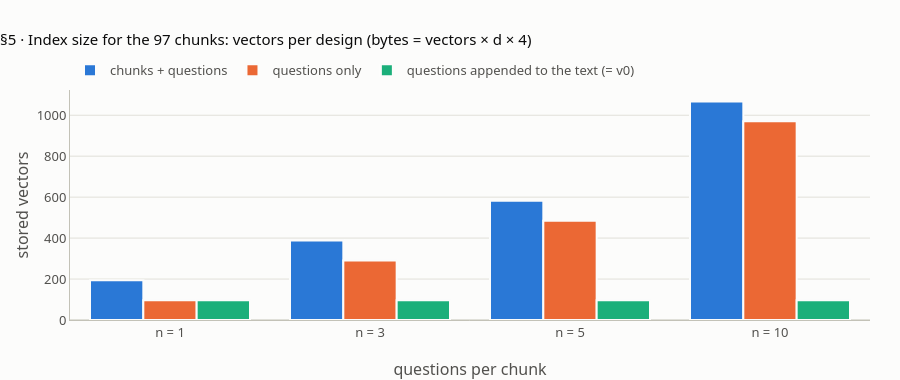

Notebook cell for this chart:
### Markdown cell above
## 5 · Three designs, one parent table

**What this rebuilds** (lesson step 5, K4). Every stored vector points to a row of a parent table: `vectors[i] → (kind, parent_id, question_text)`. Three designs:
- **chunks + questions** (document augmentation): 97 chunk vectors plus n question vectors per chunk, `N·(1+n)`;
- **questions only** (HyPE): `N·n`;
- **questions appended to the chunk text** (doc2query, LlamaIndex's extractor as metadata): still 97 vectors.

Bytes are `vectors × d × 4` (float32), at Cohere's 1,536 numbers and MiniLM's 384. C3's v0 index file is 596,096 bytes (128 header bytes + 97 × 1,536 × 4).

### Code cell
SIZES = {n: (N * (1 + n), N * n) for n in NS}
check("§5 vectors, chunks + questions, n = 1, 3, 5, 10 (K4)", [SIZES[n][0] for n in NS], [194, 388, 582, 1067])
check("§5 vectors, questions only, n = 1, 3, 5, 10 (K4)", [SIZES[n][1] for n in NS], [97, 291, 485, 970])
check("§5 multiples of the 97-vector index at n = 5: chunks + q, q only (K4)", [SIZES[5][0] / N, SIZES[5][1] / N], [6, 5])
check("§5 bytes, chunks + questions at 1,536-d (K4)", [SIZES[n][0] * 1536 * 4 for n in NS], [1191936, 2383872, 3575808, 6555648])
check("§5 bytes, chunks + questions at 384-d (K4)", [SIZES[n][0] * 384 * 4 for n in NS], [297984, 595968, 893952, 1638912])
check("§5 bytes at n = 5, questions only, 1,536-d (K4; I6-A-01)", SIZES[5][1] * 1536 * 4, 2979840)
check("§5 C3 baseline file 128 + 97 x 1536 x 4; the appended-text design at 1,536-d (K4)", [128 + N * 1536 * 4, N * 1536 * 4], [596096, 595968])

# the parent table for chunks + questions at n = 5
TABLE = [("chunk", p, None) for p in range(N)] + [("question", p, QS[p][j]) for p in range(N) for j in range(5)]
check("§5 parent table at n = 5: rows; chunk rows, question rows; every parent_id is a chunk seq",
      [len(TABLE), sum(t[0] == "chunk" for t in TABLE), sum(t[0] == "question" for t in TABLE), {t[1] for t in TABLE} == set(range(N))],
      [582, 97, 485, True])
if MODELS_OK:
    _, ow5, kd5, qt5 = mv_scores(QV["D-002"], 5, "chunks+q")
    check("§5 the search code's vector order matches the parent table", [list(zip(kd5, ow5.tolist(), qt5)) == TABLE], [True])
print("   rows 97..99 of the table:", TABLE[97:100])

fig = go.Figure()
xs = [f"n = {n}" for n in NS]
fig.add_bar(x=xs, y=[SIZES[n][0] for n in NS], name="chunks + questions", marker=dict(color=BLUE, line=dict(width=2, color=SURFACE)),
            customdata=[f"{SIZES[n][0] * 1536 * 4:,}" for n in NS], hovertemplate="%{x}: %{y} vectors, %{customdata} bytes at 1,536-d<extra>chunks + questions</extra>")
fig.add_bar(x=xs, y=[SIZES[n][1] for n in NS], name="questions only", marker=dict(color=ORANGE, line=dict(width=2, color=SURFACE)),
            customdata=[f"{SIZES[n][1] * 1536 * 4:,}" for n in NS], hovertemplate="%{x}: %{y} vectors, %{customdata} bytes at 1,536-d<extra>questions only</extra>")
fig.add_bar(x=xs, y=[N] * len(NS), name="questions appended to the text (= v0)", marker=dict(color=AQUA, line=dict(width=2, color=SURFACE)),
            hovertemplate="%{x}: %{y} vectors<extra>appended text</extra>")
fig.update_layout(title="§5 · Index size for the 97 chunks: vectors per design (bytes = vectors × d × 4)", barmode="group", height=380,
                  xaxis=dict(title="questions per chunk"), yaxis=dict(title="stored vectors"))
fig.show()

### Figure 1 — Plotly figure (JSON) as saved in the notebook; plotly's stock layout.template omitted (floating-point values rounded to 4 significant figures)
{"data": [{"customdata": ["1,191,936", "2,383,872", "3,575,808", "6,555,648"], "hovertemplate": "%{x}: %{y} vectors, %{customdata} bytes at 1,536-d<extra>chunks + questions</extra>", "marker": {"color": "#2a78d6", "line": {"color": "#fcfcfb", "width": 2}}, "name": "chunks + questions", "x": ["n = 1", "n = 3", "n = 5", "n = 10"], "y": [194, 388, 582, 1067], "type": "bar"}, {"customdata": ["595,968", "1,787,904", "2,979,840", "5,959,680"], "hovertemplate": "%{x}: %{y} vectors, %{customdata} bytes at 1,536-d<extra>questions only</extra>", "marker": {"color": "#eb6834", "line": {"color": "#fcfcfb", "width": 2}}, "name": "questions only", "x": ["n = 1", "n = 3", "n = 5", "n = 10"], "y": [97, 291, 485, 970], "type": "bar"}, {"hovertemplate": "%{x}: %{y} vectors<extra>appended text</extra>", "marker": {"color": "#1baf7a", "line": {"color": "#fcfcfb", "width": 2}}, "name": "questions appended to the text (= v0)", "x": ["n = 1", "n = 3", "n = 5", "n = 10"], "y": [97, 97, 97, 97], "type": "bar"}], "layout": {"title": {"text": "§5 · Index size for the 97 chunks: vectors per design (bytes = vectors × d × 4)"}, "barmode": "group", "height": 380, "xaxis": {"title": {"text": "questions per chunk"}}, "yaxis": {"title": {"text": "stored vectors"}}}}
